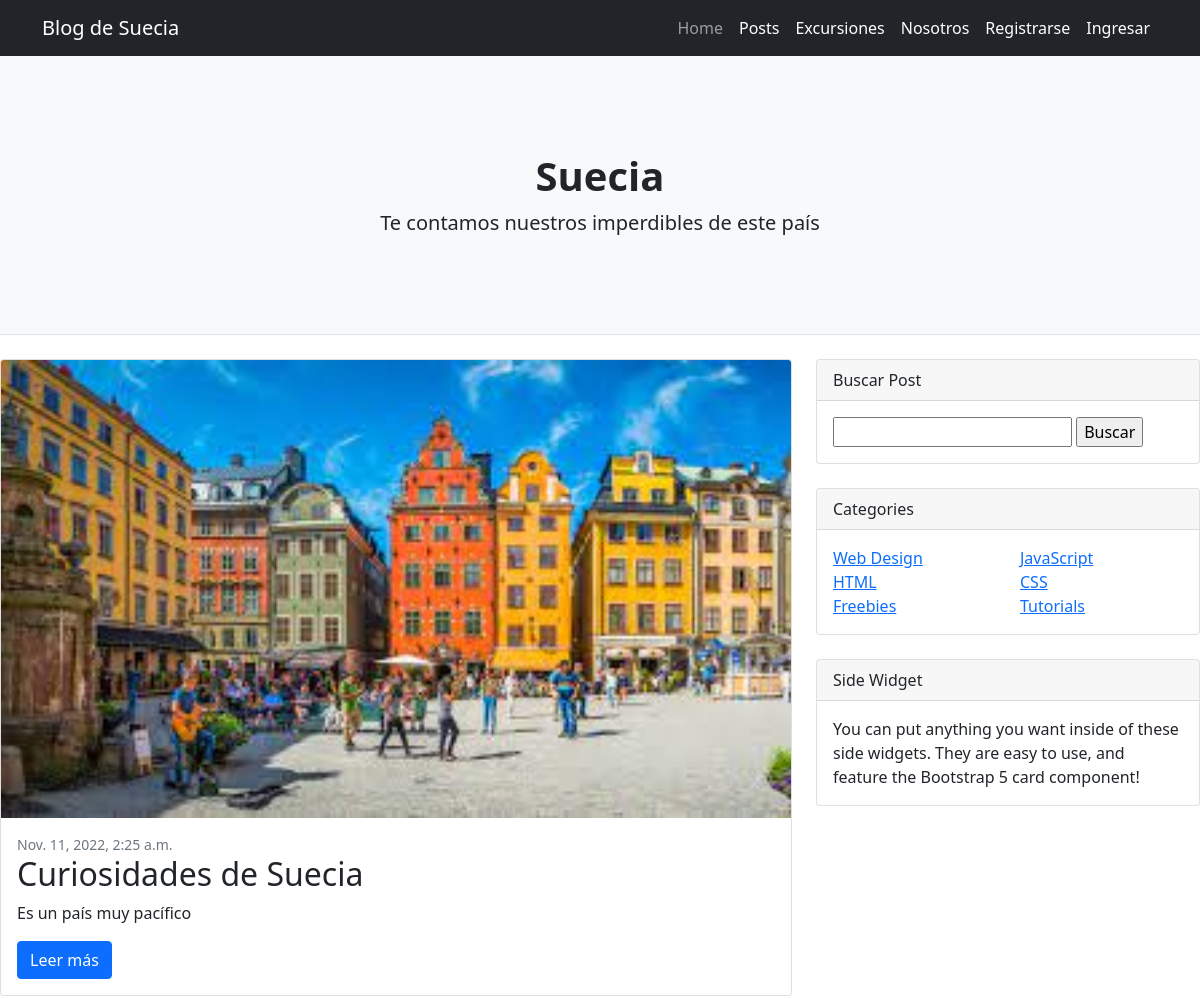
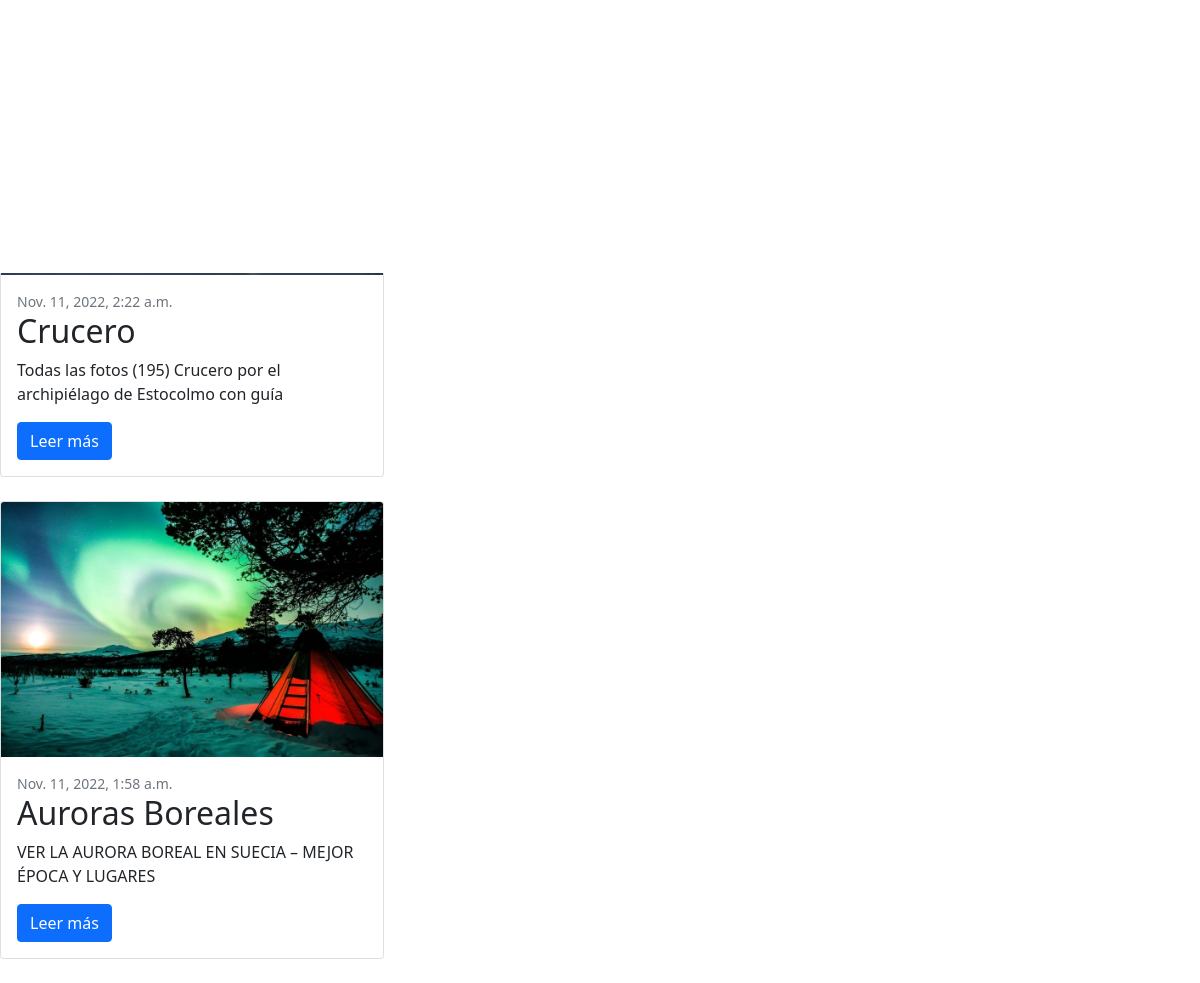
The app's page /index/ with its own data (2 pictures, top to bottom).
### blog/models.py (models this page shows, shortened)
class Post(models.Model):
    title = models.CharField(max_length=100)
    short_content = models.CharField(max_length=300)
    content = models.TextField(max_length=3000)
    date_published = models.DateTimeField(auto_now_add=True)
    image = models.ImageField(upload_to="posts", null=True, blank=True)

### blog/views.py (the view)
# urls.py: path('index/', index, name="index-blog"),
def index(request):
    posts = Post.objects.order_by('-date_published').all()
    return render(request, 'blog/index.html', {"posts": posts})

### blog/templates/blog/index.html (shortened to what this page needs)
{% extends 'blog/base.html' %}
{% block contenido %}
    <div class="row">
        <div class="col-lg-8">
            <div class="card mb-4">
                {% if  posts.0 %}
                <a href="#!"><img style="max-width:100%;" class="card-img-top" src="{{ posts.0.image.url }}" alt="..." /></a>
                <div class="card-body">
                    <div class="small text-muted">{{posts.0.date_published}}</div>
                    <h2 class="card-title">{{posts.0.title}}</h2>
                    <p class="card-text">{{posts.0.short_content}}</p>
                    <a class="btn btn-primary" href="{% url 'detail-post' posts.0.id %}">Leer más</a>
                </div>
                {% endif %}
            </div>
            <div class="row">
                <div class="col-lg-6">
                    {% if posts.1 %}
                    <div class="card mb-4">
                        <a href="#!"><img style="max-width:100%;" class="card-img-top" src="{{ posts.1.image.url }}" alt="..." /></a>
                        <div class="card-body">
                            <div class="small text-muted">{{posts.1.date_published}}</div>
                            <h2 class="card-title">{{posts.1.title}}</h2>
                            <p class="card-text">{{posts.1.short_content}}</p>
                            <a class="btn btn-primary" href="{% url 'detail-post' posts.1.id %}">Leer más</a>
                        </div>
                    </div>
                    {% endif %}
                    <div class="card mb-4">
                    {% if posts.2 %}
                        <a href="#!"><img style="max-width:100%;" class="card-img-top" src="{{ posts.2.image.url }}" alt="..." /></a>
                        <div class="card-body">
                            <div class="small text-muted">{{posts.2.date_published}}</div>
                            <h2 class="card-title">{{posts.2.title}}</h2>
                            <p class="card-text">{{posts.2.short_content}}</p>
                            <a class="btn btn-primary" href="{% url 'detail-post' posts.2.id %}">Leer más</a>
                        </div>
                    </div>
                    {% endif %}
                </div>
                <div class="col-lg-6">
                    <div class="card mb-4">
                    </div>
                </div>
            </div>
        </div>
        <div class="col-lg-4">
            <div class="card mb-4">
                <div class="card-header">Buscar Post</div>
                <div class="card-body">
                    <form action="{% url 'search-by-name-post' %}" method="get">
                        <input type="search" name="post-title">
                        <input type="submit" value="Buscar">
                    </form>
                </div>
            </div>
            <div class="card mb-4">
                <div class="card-header">Categories</div>
                <div class="card-body">
                    <div class="row">
                        <div class="col-sm-6">
                            <ul class="list-unstyled mb-0">
                                <li><a href="#!">Web Design</a></li>
                                <li><a href="#!">HTML</a></li>
                                <li><a href="#!">Freebies</a></li>
                            </ul>
                        </div>
                        <div class="col-sm-6">
                            <ul class="list-unstyled mb-0">
                                <li><a href="#!">JavaScript</a></li>
                                <li><a href="#!">CSS</a></li>
                                <li><a href="#!">Tutorials</a></li>
                            </ul>
                        </div>
                    </div>
                </div>
            </div>
            <div class="card mb-4">
                <div class="card-header">Side Widget</div>
                <div class="card-body">You can put anything you want inside of these side widgets. They are easy to use, and feature the Bootstrap 5 card component!</div>
            </div>
        </div>
    </div>
{% endblock %}

### records on screen
Post: image (picture), date_published "Nov. 11, 2022, 2:25 a.m.", title "Curiosidades de Suecia", short_content "Es un país muy pacífico"
Post: image (picture), date_published "Nov. 11, 2022, 2:22 a.m.", title "Crucero", short_content "Todas las fotos (195) Crucero por el archipiélago de Estocolmo con guía"
Post: image (picture), date_published "Nov. 11, 2022, 1:58 a.m.", title "Auroras Boreales", short_content "VER LA AURORA BOREAL EN SUECIA – MEJOR ÉPOCA Y LUGARES"
